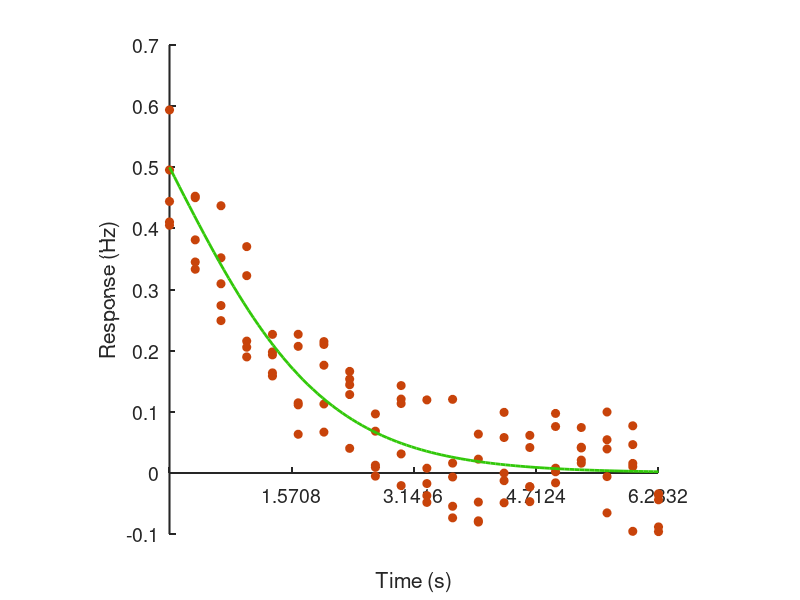

Recreate this plot in MATLAB. (Note: this script raises an error after producing the figure.)
%MAKEFIGUREDEMO makes a figure for ONWAR course
%
% 2018, Alexander Heimel

figure('Name','Example data','NumberTitle','off');
set(gca,'FontSize',14);
hold on
set(gca,'LineWidth',1.5);

n = 5;
x = repmat(linspace(0,2*pi,20),n,1);
myfun = @(x) 1./(1+exp(x));

y = myfun(x) + 0.2*(rand(size(x))-0.5);

xf = linspace(0,2*pi,100);
yf = myfun(xf);

color{1} = [200 67 10]/255;
color{2} = [50 200 10]/255;

hdots = plot(x,y,'o','color',color{1});
set(hdots,'MarkerFace',color{1})
hline = plot(xf,yf,'-','color',color{2});
set(hline,'LineWidth',2);

xlabel('Time (s)');
ylabel('Response (Hz)');
set(gca,'XAxisLocation','origin')

axis square
box off
xlim([0 2*pi]);
set(gca,'xtick',0:pi/2:2*pi);
set(gca,'xticklabels',{'0','\pi/2','\pi','3\pi/2','2\pi'});
title('1/e^{x}');


set(gca,'tickdir','out');
%saveas(gcf,'example.pdf','pdf');
exportgraphics(gcf,'example.pdf')
